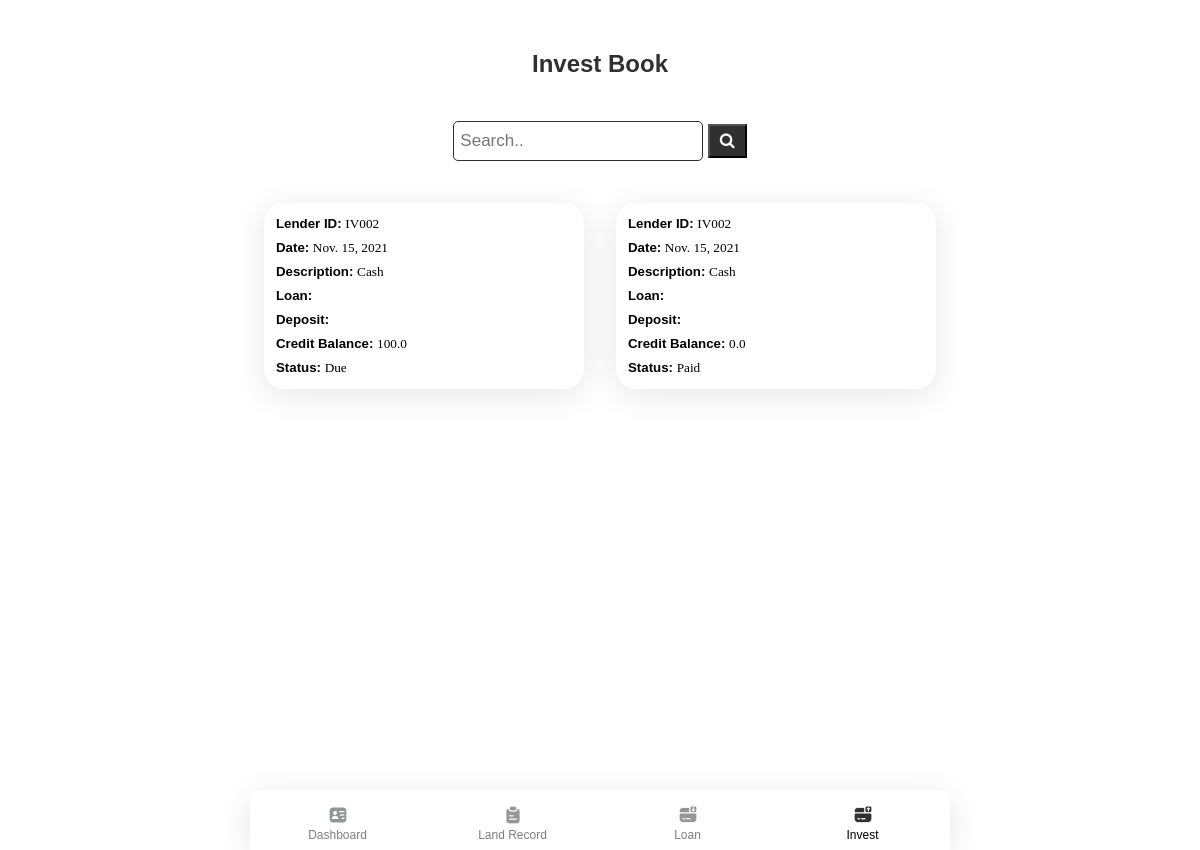
/invest/ (signed in), run on an earlier commit of the app's database.
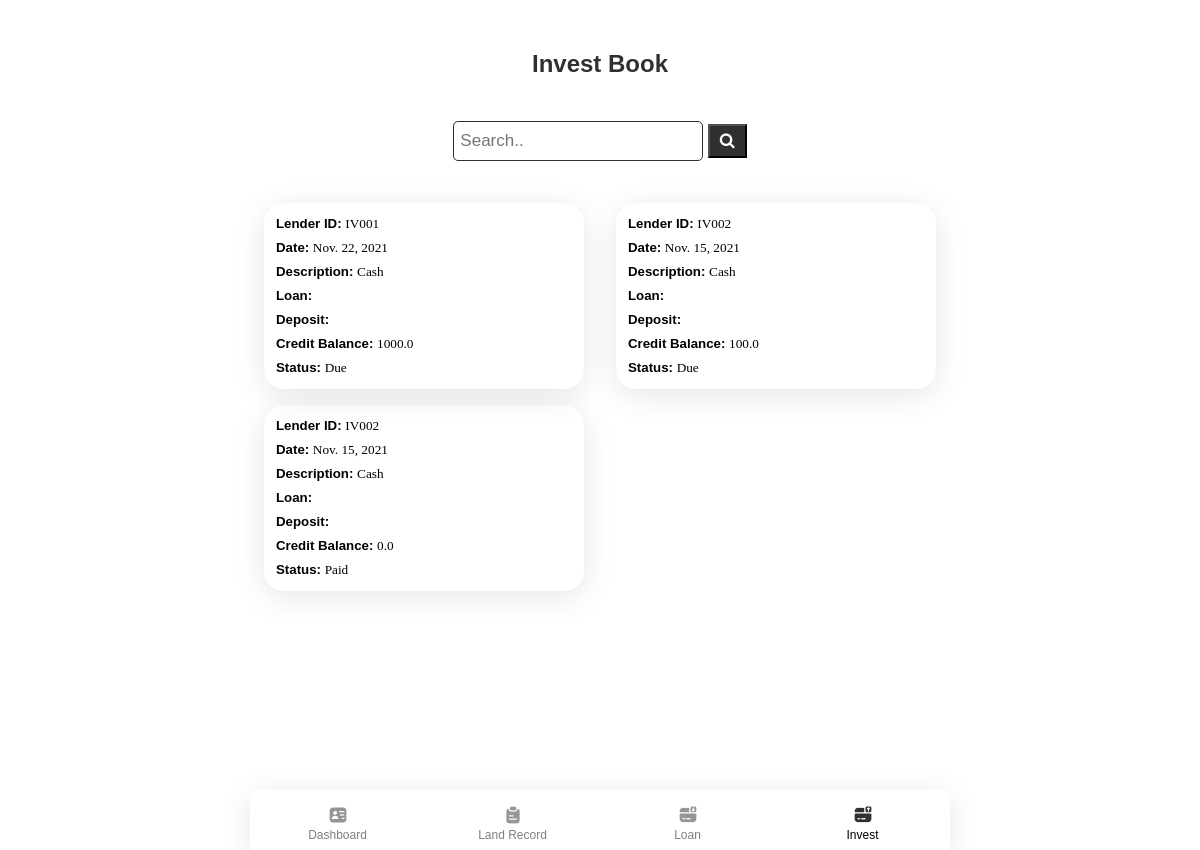
And on a later commit of the database.
### app/models.py (models this page shows, shortened)
class Invest(models.Model):
    lender = models.ForeignKey(Lender, on_delete=models.SET_NULL, blank=True, null=True)
    description = models.TextField(blank=True, null= True)
    invest = models.FloatField(default=0, null=True, blank=True)
    retern = models.FloatField(default=0, null=True, blank=True)
    balance = models.FloatField(default=0, null=True, blank=True)
    date = models.DateField( default=datetime.date.today)
    status = models.BooleanField(default=False, null=True, blank=False)

class Lender(models.Model):
    lenderName = models.CharField(max_length=50)
    phone = models.CharField(max_length=15, blank=True, null= True)
    address = models.TextField(blank=True, null= True)
    img = models.ImageField(default='avatar.png', upload_to='pics')
    investor = models.ForeignKey(User, on_delete=models.SET_NULL, blank=True, null=True)
    totalbalance = models.FloatField(default=0, null=True, blank=True)
    def __str__(self):
        return "IV00" +str(self.id)

### app/views.py (the view)
# urls.py: path('invest/', views.invest, name='invest'),
@login_required(login_url='login')
def invest(request):
    profile = Lender.objects.filter(investor=request.user.id).all()
    accounts = Invest.objects.filter(lender__in=profile).order_by('-date')
    return render(request, "app/invest.html",{
        "accounts":accounts,
    })

### app/templates/app/invest.html (shortened to what this page needs)
{% extends "app/layout.html" %}
{% block body %}
<header style="text-align: center;">
    <h2>Invest Book</h2>
    <div class="search-container">
        <form action="{% url 'anysearch' 'investbook' %}" method="POST">
          <input type="text" placeholder="Search.." name="search">
          <button type="submit"><i class="fa fa-search"></i></button>
        </form>
      </div>
</header>
<div class="list-cards">
    {% for account in accounts %}
    <div class="card list">
        <h5>Lender ID: <span class="lightword">{{ account.lender }}</span></h5>
        <h5>Date: <span class="lightword">{{ account.date }}</span></h5>
        <h5>Description: <span class="lightword">{{ account.description }}</span></h5>
        <h5>Loan: </h5>
        <h5>Deposit: </h5>
        <h5>Credit Balance: <span class="lightword">{{ account.balance }}</span></h5>
        <h5>Status: <span class="lightword">{% if account.status %} Paid {% else %} Due {% endif %}</span></h5>
    </div>
    {% endfor %}
</div>
{% endblock %}

What changed in the data, as far as the page shows it:
added Invest: lender "IV001", date "Nov. 22, 2021", description "Cash", balance "1000.0", status "Due"
